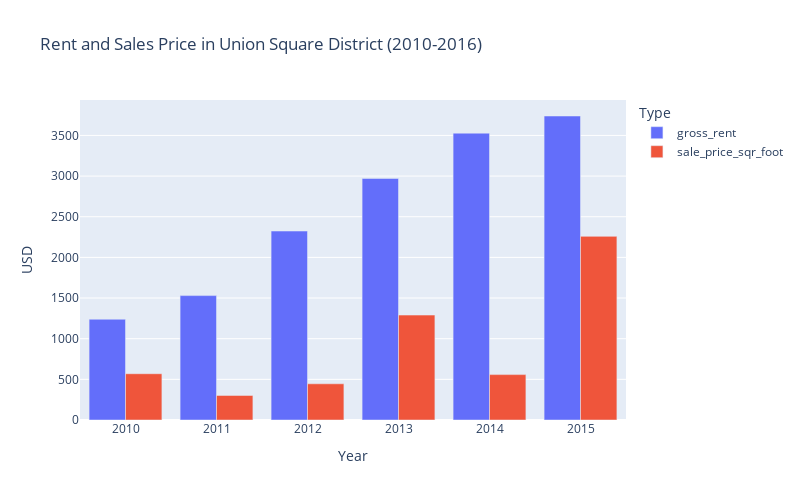

This figure's notebook cell:
### Code cell
# testing the function
most_expensive_neighborhoods_rent_sales("Union Square District")

### Figure 1 — Plotly figure (JSON) as saved in the notebook; plotly's stock layout.template omitted (floating-point values rounded to 4 significant figures)
{"data": [{"alignmentgroup": "True", "hovertemplate": "variable=gross_rent<br>year=%{x}<br>value=%{y}<extra></extra>", "legendgroup": "gross_rent", "marker": {"color": "#636efa", "pattern": {"shape": ""}}, "name": "gross_rent", "offsetgroup": "gross_rent", "orientation": "v", "showlegend": true, "textposition": "auto", "type": "bar", "x": [2010, 2011, 2012, 2013, 2014, 2015], "xaxis": "x", "y": [1239, 1530, 2324, 2971, 3528, 3739], "yaxis": "y"}, {"alignmentgroup": "True", "hovertemplate": "variable=sale_price_sqr_foot<br>year=%{x}<br>value=%{y}<extra></extra>", "legendgroup": "sale_price_sqr_foot", "marker": {"color": "#EF553B", "pattern": {"shape": ""}}, "name": "sale_price_sqr_foot", "offsetgroup": "sale_price_sqr_foot", "orientation": "v", "showlegend": true, "textposition": "auto", "type": "bar", "x": [2010, 2011, 2012, 2013, 2014, 2015], "xaxis": "x", "y": [569.2, 302.1, 445.2, 1290.0, 558.3, 2259.0], "yaxis": "y"}], "layout": {"autosize": false, "barmode": "group", "height": 500, "legend": {"title": {"text": "Type"}, "tracegroupgap": 0}, "title": {"text": "Rent and Sales Price in Union Square District (2010-2016)"}, "width": 800, "xaxis": {"anchor": "y", "autorange": true, "domain": [0, 1], "range": [2010.0, 2016.0], "title": {"text": "Year"}, "type": "linear"}, "yaxis": {"anchor": "x", "autorange": true, "domain": [0, 1], "range": [0, 3936.0], "title": {"text": "USD"}, "type": "linear"}}}
